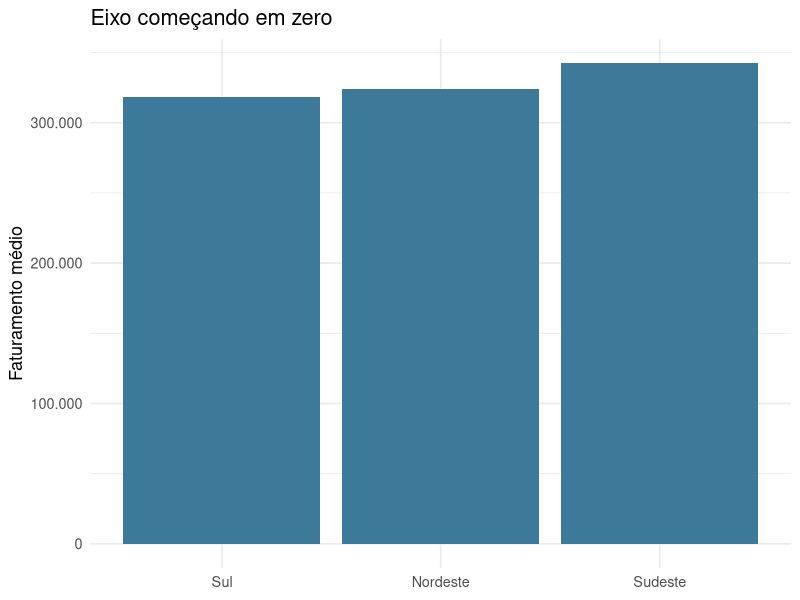
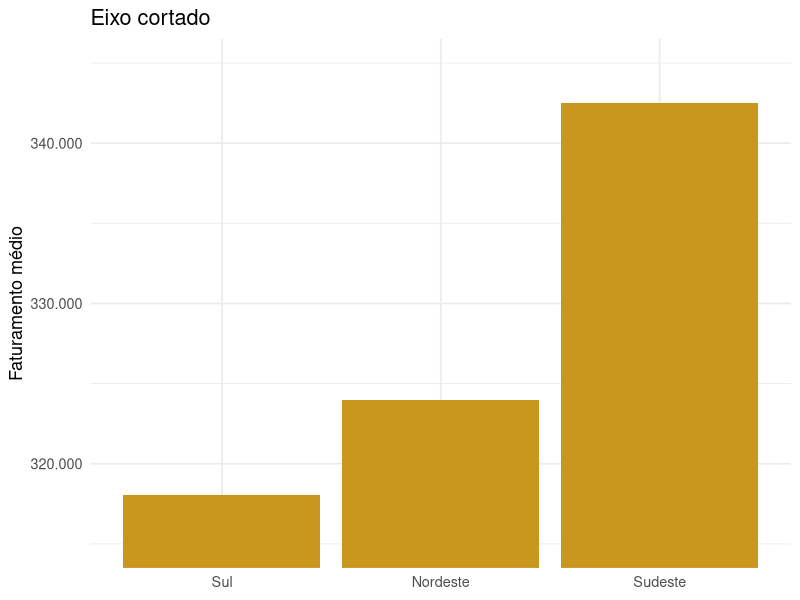
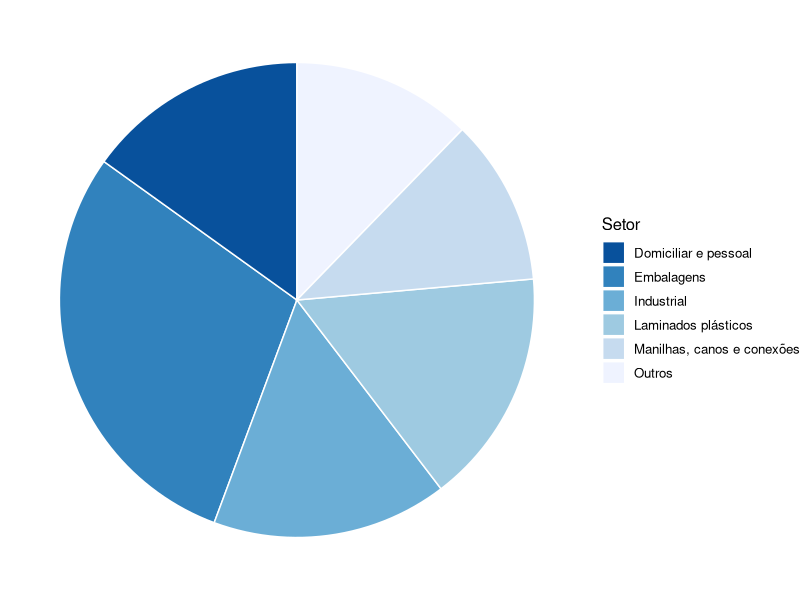

Write R code to recreate these figures, in order. (Note: this script raises an error after producing the figures.)
## ---- chunk 1
knitr::opts_chunk$set(echo = TRUE, warning = FALSE, message = FALSE, fig.retina = 2,
                      fig.height = 4.2, dev.args = list(bg = "transparent"))
suppressPackageStartupMessages(library(tidyverse))
empresas  <- read.csv("empresas.csv")
prefeitos <- read.csv("dados_prefeitos.csv")
num_br <- scales::label_number(big.mark = ".", decimal.mark = ",")

setor_tab <- empresas |>
  mutate(setor = trimws(setor)) |>
  count(setor, sort = TRUE) |>
  mutate(pct = 100 * n / sum(n))

fat_regiao <- empresas |>
  group_by(regiao) |>
  summarise(faturamento_medio = mean(faturamento99), .groups = "drop") |>
  mutate(regiao = str_to_title(regiao))
## ---- chunk 2
ggplot(fat_regiao, aes(x = fct_reorder(regiao, faturamento_medio), y = faturamento_medio)) +
  geom_col(fill = "#3d7a99") +
  scale_y_continuous(labels = num_br) +
  labs(x = NULL, y = "Faturamento médio", title = "Eixo começando em zero") +
  theme_minimal(base_size = 13)
## ---- chunk 3
ggplot(fat_regiao, aes(x = fct_reorder(regiao, faturamento_medio), y = faturamento_medio)) +
  geom_col(fill = "#c9971e") +
  coord_cartesian(ylim = c(315000, 345000)) +
  scale_y_continuous(labels = num_br) +
  labs(x = NULL, y = "Faturamento médio", title = "Eixo cortado") +
  theme_minimal(base_size = 13)
## ---- chunk 4
ggplot(setor_tab, aes(x = "", y = n, fill = setor)) +
  geom_col(width = 1, color = "white") +
  coord_polar(theta = "y") +
  scale_fill_brewer(palette = "Blues", direction = -1) +
  labs(fill = "Setor", x = NULL, y = NULL) +
  theme_void(base_size = 12)
## ---- chunk 5
knitr::include_graphics("images/tabela_jovens_ensino_medio.png")
## ---- chunk 6
knitr::include_graphics("images/frequencia_cancer_paho.png")
## ---- chunk 7
empresas |>
  mutate(classe = cut(faturamento99 / 1000, breaks = seq(0, 700, 100), right = FALSE,
                      labels = paste0("[", seq(0, 600, 100), ", ", seq(100, 700, 100), ")"))) |>
  count(classe, name = "Freq. absoluta") |>
  mutate(`Freq. relativa (%)` = 100 * `Freq. absoluta` / sum(`Freq. absoluta`),
         `Freq. acumulada (%)` = cumsum(`Freq. relativa (%)`)) |>
  rename(`Faturamento 1999 (milhares)` = classe) |>
  knitr::kable(format = "html", digits = 1, format.args = list(decimal.mark = ","))
## ---- chunk 8
knitr::include_graphics("images/tabela_municipios_secretaria_educacao.png")
## ---- chunk 9
prefeitos |>
  count(Regiao, sexo) |>
  pivot_wider(names_from = sexo, values_from = n) |>
  mutate(Total = Feminino + Masculino, `% mulheres` = 100 * Feminino / Total,
         Regiao = str_remove(Regiao, "^\\d - ")) |>
  rename(Região = Regiao) |>
  knitr::kable(format = "html", digits = 1, format.args = list(decimal.mark = ",", big.mark = "."))
## ---- chunk 10
knitr::include_graphics("images/grafico_colunas_mvi_regioes.png")
## ---- chunk 11
knitr::include_graphics("images/grafico_colunas_empilhadas_mvi_idade.png")
## ---- chunk 12
knitr::include_graphics("images/grafico_barras_celulares_local.png")
## ---- chunk 13
knitr::include_graphics("images/grafico_barras_empilhadas_mvi_sexo.png")
## ---- chunk 14
knitr::include_graphics("images/grafico_setores_escola_idade.png")
## ---- chunk 15
knitr::include_graphics("images/grafico_cartograma_mvi.png")
## ---- chunk 16
knitr::include_graphics("images/grafico_linhas_celulares_horario.png")
## ---- chunk 17
knitr::include_graphics("images/grafico_dispersao_co2_pib.png")
## ---- chunk 18
ggplot(empresas, aes(x = faturamento99 / 1000)) +
  geom_histogram(breaks = seq(0, 700, 100), fill = "#7fb8cf", color = "white", closed = "left") +
  stat_bin(breaks = seq(0, 700, 100), closed = "left", geom = "text", aes(label = after_stat(count)), vjust = -0.4) +
  scale_x_continuous(breaks = seq(0, 700, 100)) +
  labs(x = "Faturamento em 1999 (milhares)", y = "Nº de empresas") + theme_minimal(base_size = 13)
## ---- chunk 19
knitr::include_graphics("images/histograma_crimes_idade_bbc.png")
## ---- chunk 20
knitr::include_graphics("images/histograma_piramide_etaria_2022.png")
## ---- chunk 21
setor_tab |> rename(Setor = setor, `Nº` = n, `%` = pct) |>
  knitr::kable(format = "html", digits = 1, format.args = list(decimal.mark = ","))
## ---- chunk 22
ggplot(setor_tab, aes(x = n, y = fct_reorder(setor, n))) +
  geom_col(fill = "#3d7a99") +
  geom_text(aes(label = n), hjust = -0.3) +
  labs(x = "Nº de empresas", y = NULL) + xlim(0, 35) + theme_minimal(base_size = 13)
## ---- chunk 23
fmt <- function(x, d = 1) format(round(x, d), nsmall = d, decimal.mark = ",", big.mark = ".")
cor25 <- read.csv("pib_trimestral_correntes.csv")
a25 <- aggregate(valor_milhoes ~ componente, data = subset(cor25, trimestre %/% 100 == 2025), FUN = sum)
v <- function(n) a25$valor_milhoes[a25$componente == n]
pib <- v("PIB a preços de mercado")
desp <- data.frame(item = c("Consumo das famílias", "Consumo do governo", "Investimento (FBCF)", "Variação de estoques",
                            "Exportações", "Importações (−)"),
                   pct = 100 * c(v("Despesa de consumo das famílias"), v("Despesa de consumo da administração pública"),
                                 v("Formação bruta de capital fixo"), v("Variação de estoque"),
                                 v("Exportação de bens e serviços"), -v("Importação de bens e serviços (-)")) / pib)
## ---- chunk 24
desp$item <- factor(desp$item, levels = desp$item[order(desp$pct)])
ggplot(desp, aes(item, pct, fill = pct > 0)) + geom_col(show.legend = FALSE) + coord_flip() +
  geom_text(aes(label = fmt(pct), hjust = ifelse(pct > 0, -0.15, 1.15)), size = 4) +
  scale_fill_manual(values = c("#c0392b", "#3b5bdb")) + scale_y_continuous(limits = c(-25, 75)) +
  labs(x = NULL, y = "% do PIB") + theme_minimal(base_size = 13)
## ---- chunk 25
knitr::include_graphics("images/exercicio_notas_enem2023.png")
## ---- chunk 26
knitr::include_graphics("images/gender_pay_gap.png")
## ---- chunk 27
knitr::include_graphics("images/exercicio_instrucao_sexo_2022.jpg")
## ---- chunk 28
knitr::include_graphics("images/exercicio_forca_trabalho_sexo_raca.jpg")
